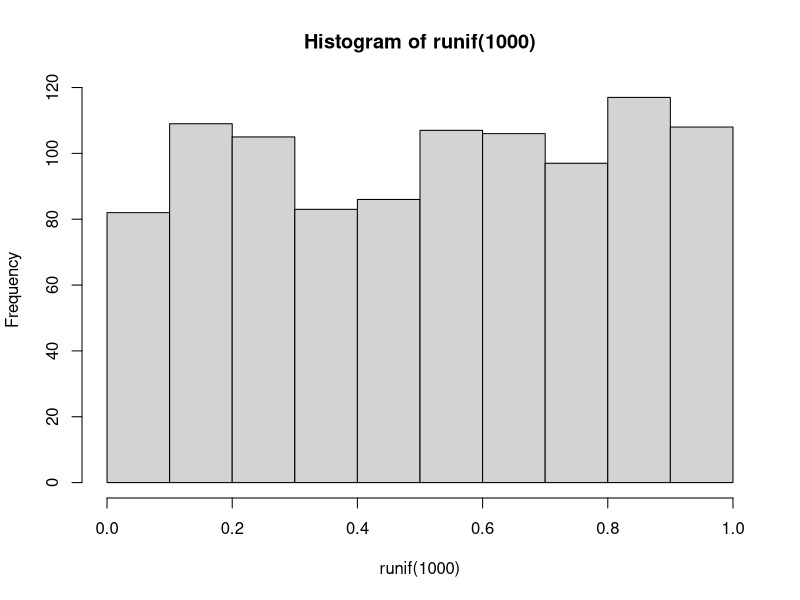
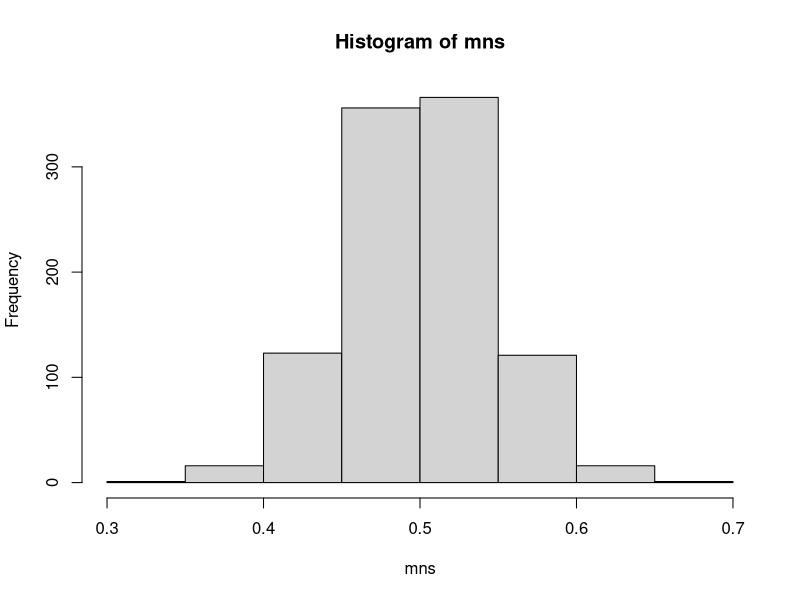

R code for these plots, in order: (Note: this script raises an error after producing the figures.)
## ---- chunk 1
knitr::opts_chunk$set(echo = TRUE)
## ---- chunk 2
#simulation exercise project
# investigate the exponential distribution in R and compare it with the centrol limit theorem
# compare the distribution of 1000 random uniforms
hist(runif(1000))

#the distribution of 1000 averages of 40 random uniforms
mns = NULL
for (i in 1 : 1000) mns = c(mns, mean(runif(40)))
hist(mns)

## ---- chunk 3
# run 1000 simulations, each with 40 samples of an exponential distribution, calculate the mean and variance and compare them to the theoretical estimates.
# centrol limit therom: as the number in the sample increases or the number of simulations increase, the sample mean and variance should more acurately represent the theoretical estimate


set.seed(100)
lamba <- 0.2
n <- 40
simulations <- 1000


sim.exp <- replicate(simulations,rexp(n,lamba))
class(sim.exp)
str(sim.exp)
#it is the matrix of 40 rows and 1000 columns
#use apply to calculate the mean of this matrix

sim.exp_mean <- apply(sim.exp, 2, mean)
class(sim.exp_mean)
str(sim.exp_mean)

#Q1
sample_mean <- mean(sim.exp_mean)
sample_mean

theore_mean <- 1/lamba
theore_mean

#use the ggplot to compare the mean
cum_mean <- cumsum(sim.exp_mean)/(1:simulations)
class(cum_mean)
g <- ggplot(data.frame(x=1:simulations, y=cum_mean), aes(x=x,y=y))+geom_hline(yintercept = theore_mean, color='red')+geom_line(size=2)
g <- g+labs(x='simulations', y='cumulative sample mean')+ggtitle('sample means of 1000 simulations of 40 random samples')
g

#Q2
sample_var <- var(sim.exp_mean)
sample_var

theore_var <- ((1/lamba)^2)/n
theore_var

#use the ggplot to comapre the variance 
cum_var <- cumsum((sim.exp_mean-sample_mean)^2)/(seq_along(sim.exp_mean-1))
g <- ggplot(data.frame(x=1:simulations, y=cum_var), aes(x=x,y=y))+geom_hline(yintercept = theore_var, color='red')+geom_line(size=2)
g <- g+labs(x='simulations', y='cumulative sample variance')+ggtitle('sample variance of 1000 simulations of 40 random samples')
g


# Q3 Show that the distribution is approximately normal.
# Use the ggplot to plot the exponential distribution and the normal distribution
g <- ggplot(data.frame(x=sim.exp_mean), aes(x=x))+geom_histogram(aes(y=..density..),color='black',fill='white',bins=30)
g <- g+stat_function(fun=dnorm, color='red', args=list(mean=theore_mean, sd=theore_var))+geom_vline(xintercept = theore_mean,color='red',size=1)
g <- g+xlab('mean')+ylab('density')+ggtitle('distribution')
g

#conclusion
#from the graph above, this exponential distribution is approximately normal




